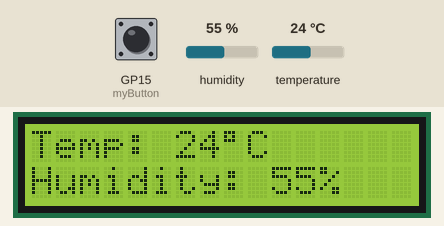
The program below on a simulated Raspberry Pi Pico running MicroPython. Parts: 16×2 character LCD. The inputs (shaded band) are chosen by the test bench; at power-on: GP15 (myButton) HIGH, humidity 55 %, temperature 24 °C.

Above: at 1.2 s.
1.3 s: GP15 (myButton) pulled LOW for 0.15 s
At 2.0 s:
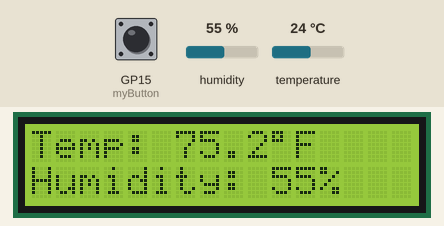
3.0 s: humidity set to 22 %
At 4.1 s:
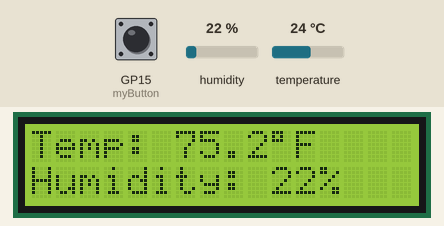
4.5 s: temperature set to 12 °C
At 5.1 s:
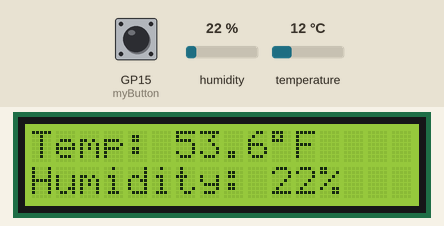
6.0 s: GP15 (myButton) pulled LOW for 1 s
At 7.6 s:
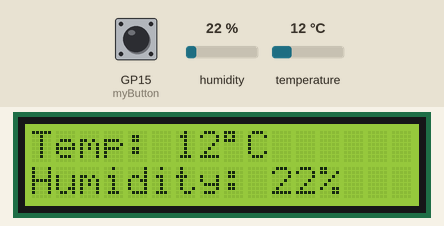
8.6 s: humidity set to 40 %
At 9.7 s:
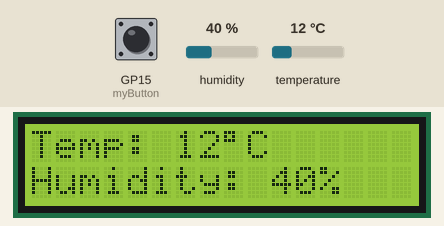
10.1 s: temperature set to 19 °C
At 10.6 s:
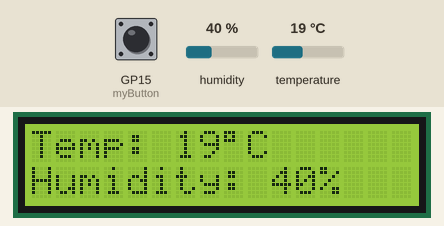
Timing chart, 0 to 12.6 s (numbered marks = the images above; inputs shaded):
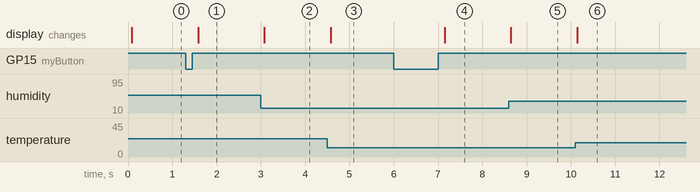

Measured:
- after the input at 1.3 s, the display: changes after 0.28 s (image 1)
- after the input at 3.0 s, the display: changes after 0.08 s (image 2)
- after the input at 4.5 s, the display: changes after 0.07 s (image 3)
- after the input at 6.0 s, the display: changes after 1.2 s (image 4)
- after the input at 8.6 s, the display: changes after 0.05 s (image 5)
- after the input at 10.1 s, the display: changes at once (image 6)

The program:

hw22_lcd_dht11.py
```python
# displayd tempF, tempC, humidity on LCD

from machine import Pin
import utime as time
from dht import DHT11
from lcd1602 import LCD

lcd=LCD()

dataPin = 16
myPin = Pin(dataPin,Pin.OUT,Pin.PULL_DOWN)
sensor = DHT11(myPin)

butPin = 15
myButton = Pin(butPin,Pin.IN,Pin.PULL_UP)

tempUnitC = True
buttonState = 1
buttonStateOld = 1

while True:
    buttonState = myButton.value()
    if buttonStateOld == 0 and buttonState == 1:
        tempUnitC = not tempUnitC
    try:
        sensor.measure()
    except:
        pass

    tempC = sensor.temperature()
    tempF = tempC * 9/5 + 32
    hum = sensor.humidity()

    if tempUnitC == True:
        lcd.write(0,0,'Temp: '+str(tempC)+'\xDF'+'C  ')
        lcd.write(0,1,"Humidity: "+str(hum)+'%')
    if tempUnitC == False:
        lcd.write(0,0,'Temp: '+str(tempF)+'\xDF'+'F')
        lcd.write(0,1,"Humidity: "+str(hum)+'%')
    time.sleep(.1)
    buttonStateOld = buttonState
```
